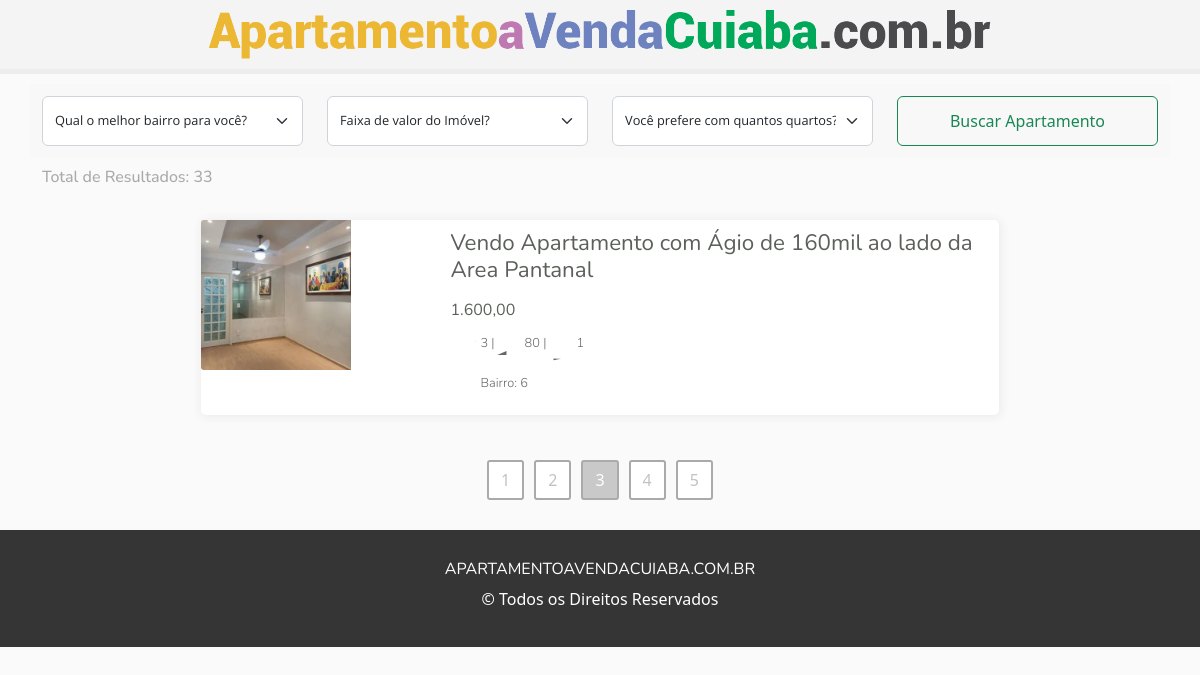
Page /apartamentos.php?apartamentos=3 on the committed database.
### tables this page shows
CREATE TABLE `imagem` (
  `id` int(11) NOT NULL,
  `id_imovel` varchar(255) NOT NULL,
  `url` varchar(255) NOT NULL,
  `nome` varchar(255) NOT NULL,
  `incluida_em` datetime NOT NULL,
  `url_webp` text DEFAULT NULL
);

CREATE TABLE `imovel` (
  `id_imovel` int(11) NOT NULL,
  `cod_imovel` varchar(255) DEFAULT NULL,
  `titulo` varchar(255) DEFAULT NULL,
  `id_bairro` varchar(255) NOT NULL,
  `id_proprietario` varchar(255) NOT NULL,
  `valor` int(11) DEFAULT NULL,
  `valor_condominio` int(11) DEFAULT NULL,
  `iptu` int(11) DEFAULT NULL,
  `area_construida` varchar(255) DEFAULT NULL,
  `quartos` varchar(255) DEFAULT NULL,
  `banheiros` varchar(255) DEFAULT NULL,
  `garagem` varchar(255) DEFAULT NULL,
  `andar` varchar(255) DEFAULT NULL,
  `cozinha` varchar(255) DEFAULT NULL,
  `sala` varchar(255) DEFAULT NULL,
  `garden` varchar(255) DEFAULT NULL,
  `sacada` varchar(255) DEFAULT NULL,
  `lavanderia` varchar(255) DEFAULT NULL,
  `suite` varchar(255) DEFAULT NULL,
  `elevador` varchar(255) DEFAULT NULL,
  `area_lazer` varchar(255) DEFAULT NULL,
  `descricao` text DEFAULT NULL,
  `views` varchar(255) DEFAULT NULL,
  `status` varchar(255) NOT NULL DEFAULT '1' COMMENT '"1=Ativado | 2=Desativado"',
  `data_criacao` datetime DEFAULT NULL,
  `data_atualizacao` datetime DEFAULT NULL
);

### apartamentos.php (the view, shortened to what this page needs)
<?php
require_once "config/DB.php";
$db = new DB;
$page = isset($_GET['apartamentos']) ? (int) $_GET['apartamentos'] : 1;
$registros_por_pagina = 1;
$data = $db->paginarImoveisComImagens($page, $registros_por_pagina);
$urlBase = "http://localhost/casaavendacuiaba/";
?>
<!DOCTYPE html>
<html lang="pt-br">
<head>
  <link rel="stylesheet" href="css/style.css" />
  <link href="https://cdn.jsdelivr.net/npm/bootstrap@5.2.0-beta1/dist/css/bootstrap.min.css" rel="stylesheet"
 />
</head>
<body>
  <header class="main">
    <nav class="menu">
      <div class="container">
        <div class="logo">
          <img src="imagem/logo.png" class="img-fluid logo-img" alt="" srcset="" />
        </div>
      </div>
    </nav>
  </header>
  <div class="filter-main">
    <div class="container filter-main-search">
      <form action="apartamentos.php" method="" enctype="multipart/form-data">
        <div class="row">
          <div class="col-xl-3 col-md-3 col-sm-12 search-nivel">
            <select class="form-select" name="bairro">
              <option value="" selected>Qual o melhor bairro para você?</option>
            </select>
          </div>
          <div class="col-xl-3 col-md-3 col-sm-12 search-nivel">
            <select class="form-select" name="valor">
              <option value="" selected>Faixa de valor do Imóvel?</option>
            </select>
          </div>
          <div class="col-xl-3 col-md-3 col-sm-12 search-nivel">
            <select class="form-select" name="quarto">
              <option value="" selected>Você prefere com quantos quartos?</option>
            </select>
          </div>
          <div class="col-xl-3 col-md-3 col-sm-12 search-nivel">
            <input type="submit" name="enviar" value="Buscar Apartamento" class="btn btn-outline-success search text-center">
          </div>
        </div>
      </form>
    </div>
  </div>
  <section id="imovel-main" class="imovel-main">
    <div class="container">
      <div class="row">
      <h2 class="resultados">Total de Resultados: <?php echo $data['registros'] ;?></h2>
        <?php foreach ($data['resultados'] as $key => $value) {
          $urlAntiga = $urlBase;
          $tituloDeImovel = $value['titulo'];
          $codigoImovel = $value['cod_imovel'];
          $imovelUrl = $db->criar_url_amigavel($urlAntiga, $tituloDeImovel, $codigoImovel);
          ?>
          <div class="col-md-8 offset-md-2 imovel">
            <a href="<?php echo $imovelUrl; ?>" target="_blank">
              <div class="col-sm-4 imovel-img-l">
                <img src="<?php echo "app/" . $value['url']; ?>" class="img-fluid img-imovel" alt="" />
              </div>
              <div class="col-sm-8 imovel-img-r">
                <div class="tituloepreco">
                  <div class="col-8 col-sm-12 tituloimovel">
                    <h1>
                      <?php echo $value['titulo']; ?>
                    </h1>
                  </div>
                  <div class="col-4 col-sm-12 precoimovel">
                    <h2>
                      <?php
                      $valorImovel = $value['valor'];
                      $valorImovelMostrar = $valorImovel / 100;
                      $valorImovelFormatado = number_format($valorImovelMostrar,2,",",".");
                      echo $valorImovelFormatado;
                      ?>
                    </h2>
                  </div>
                </div>
                <div class="imovel-itens">
                  <ul>
                    <li class="iconscondominio">
                       <?php echo $value['quartos']; ?> |
                       <?php echo $value['area_construida']; ?> |
                       <?php echo $value['garagem']; ?>
                    </li>
                    <li class="bairro"> Bairro: <?php echo $value['id_bairro']; ?></li>
                  </ul>
                </div>
              </div>
            </a>
          </div>
        <?php } ?>
      </div>
    </div>
  </section>
  <div class="pagination">
    <?php
    $links_paginacao = $data['links_paginacao'];
    echo $links_paginacao;
    ?>
  </div>
  <footer class="footer">
    <div class="container">
      <div class="row">
        <h1>APARTAMENTOAVENDACUIABA.COM.BR</h1>
        <p>&copy; Todos os Direitos Reservados</p>
      </div>
    </div>
  </footer>
</body>
</html>

### rows in the picture
imagem: url (picture), id_imovel.titulo "Vendo Apartamento com Ágio de 160mil ao lado da Area Pantanal", id_imovel.valor "1.600,00", id_imovel.quartos "3", id_imovel.area_construida "80", id_imovel.garagem "1", id_imovel.id_bairro "6"

### other values in the picture
$data['registros'] "33"
